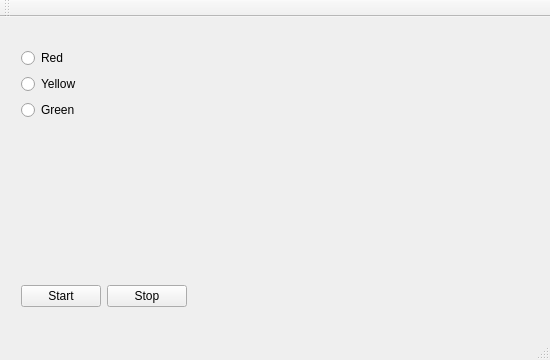
<?xml version="1.0" encoding="UTF-8"?>
<ui version="4.0">
 <class>MainWindow</class>
 <widget class="QMainWindow" name="MainWindow">
  <property name="geometry">
   <rect>
    <x>0</x>
    <y>0</y>
    <width>550</width>
    <height>360</height>
   </rect>
  </property>
  <property name="windowTitle">
   <string>MainWindow</string>
  </property>
  <widget class="QWidget" name="centralWidget">
   <widget class="QWidget" name="">
    <property name="geometry">
     <rect>
      <x>10</x>
      <y>20</y>
      <width>491</width>
      <height>281</height>
     </rect>
    </property>
    <layout class="QVBoxLayout" name="verticalLayout_2">
     <item>
      <layout class="QVBoxLayout" name="verticalLayout">
       <item>
        <widget class="QRadioButton" name="redButton">
         <property name="text">
          <string>Red</string>
         </property>
        </widget>
       </item>
       <item>
        <widget class="QRadioButton" name="yellowButton">
         <property name="text">
          <string>Yellow</string>
         </property>
        </widget>
       </item>
       <item>
        <widget class="QRadioButton" name="greenButton">
         <property name="text">
          <string>Green</string>
         </property>
        </widget>
       </item>
       <item>
        <spacer name="verticalSpacer">
         <property name="orientation">
          <enum>Qt::Vertical</enum>
         </property>
         <property name="sizeHint" stdset="0">
          <size>
           <width>20</width>
           <height>40</height>
          </size>
         </property>
        </spacer>
       </item>
      </layout>
     </item>
     <item>
      <layout class="QHBoxLayout" name="horizontalLayout">
       <item>
        <widget class="QPushButton" name="startButton">
         <property name="text">
          <string>Start</string>
         </property>
        </widget>
       </item>
       <item>
        <widget class="QPushButton" name="stopButton">
         <property name="text">
          <string>Stop</string>
         </property>
        </widget>
       </item>
       <item>
        <spacer name="horizontalSpacer">
         <property name="orientation">
          <enum>Qt::Horizontal</enum>
         </property>
         <property name="sizeHint" stdset="0">
          <size>
           <width>40</width>
           <height>20</height>
          </size>
         </property>
        </spacer>
       </item>
      </layout>
     </item>
    </layout>
   </widget>
  </widget>
  <widget class="QMenuBar" name="menuBar">
   <property name="geometry">
    <rect>
     <x>0</x>
     <y>0</y>
     <width>550</width>
     <height>21</height>
    </rect>
   </property>
  </widget>
  <widget class="QToolBar" name="mainToolBar">
   <attribute name="toolBarArea">
    <enum>TopToolBarArea</enum>
   </attribute>
   <attribute name="toolBarBreak">
    <bool>false</bool>
   </attribute>
  </widget>
  <widget class="QStatusBar" name="statusBar"/>
 </widget>
 <layoutdefault spacing="6" margin="11"/>
 <resources/>
 <connections/>
</ui>
